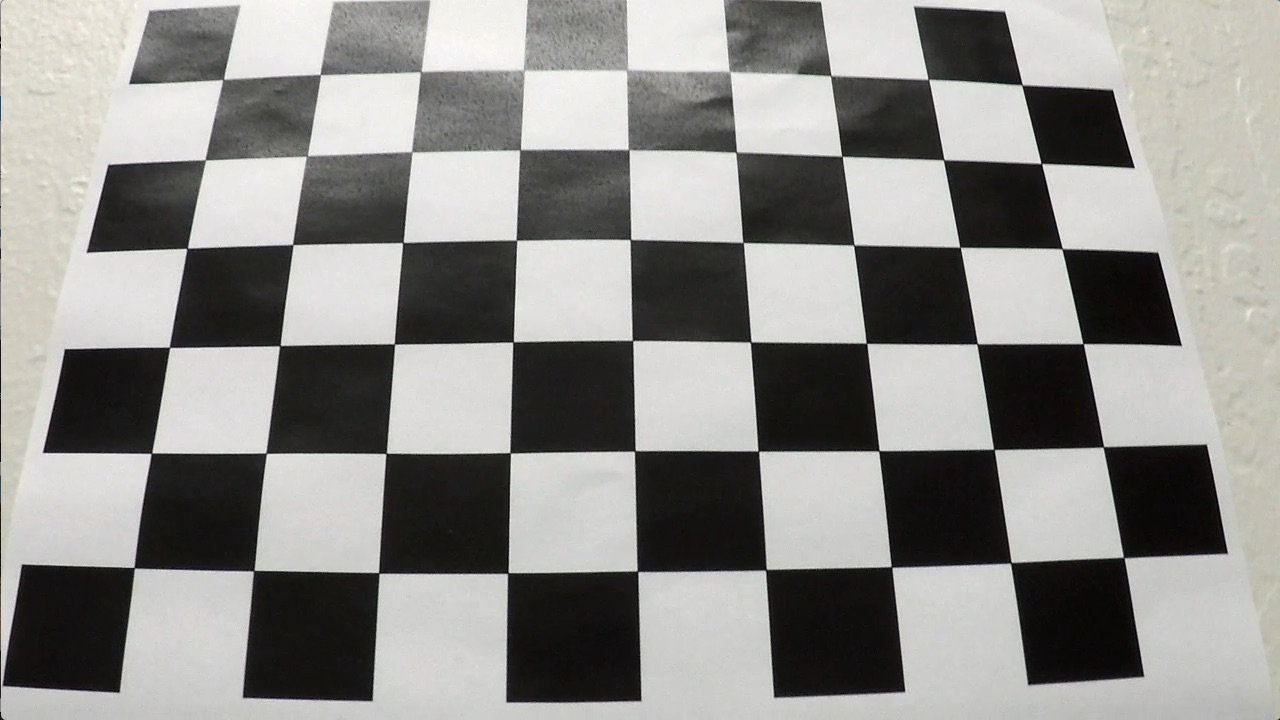
#> input picture camera_cal/calibration3.jpg, 1280 x 720 px; its folder holds 5 pictures in this run
$ jupyter execute --allow-errors 'Advanced Lane Detection.ipynb'   (shell and % lines are left out)   (older library calls are emulated)
#> lines starting #> are read from the running program, lines starting #| are printed output that depends on the picture; after the words box and inside, x2 and y2 are one past the last pixel; in counts of white or black regions, pixels touching at a corner belong together
#> further down, test_img is the input picture: shape (720, 1280, 3); mean R, G, B 141.8, 141, 138.1
# Advanced Lane Detection Algorithm

## Import Statements

[cell 1]
#Import all necessary libraries

import numpy as np
import cv2
import matplotlib.pyplot as plt
import matplotlib.image as mpimg
from matplotlib.patches import Polygon
from moviepy.editor import VideoFileClip
from IPython.display import HTML
import glob

## Camera Calibration

[cell 2]
#calculates camera matrix mtx and distortion coefficients dist.
#parameters: distorted image of chessboard, number of corners in x and y
#returns undistorted image of chessboard, mtx, dist
def cal_undistort(img, nx = 9 , ny = 6):

    #prepare vectors to store image and object points for calibration
#> called with nx = 9, ny = 6
    objpoints = []
    imgpoints = []

    objp = np.zeros((ny*nx,3), np.float32)
    objp[:,:2] = np.mgrid[0:nx, 0:ny].T.reshape(-1,2)

    fnames = glob.glob("camera_cal/calibration*.jpg")

    for fname in fnames:
        img = mpimg.imread(fname)
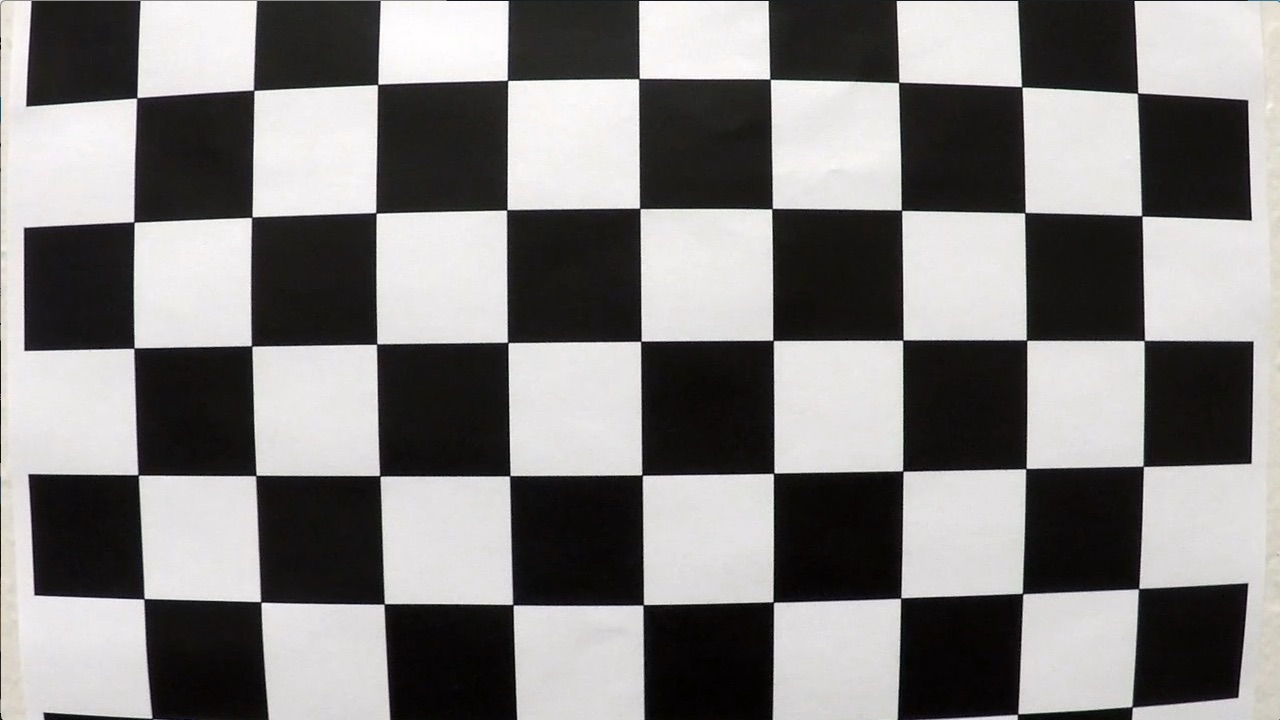
#> input picture camera_cal/calibration1.jpg, 1280 x 720 px
#> img is the input picture: shape (720, 1280, 3); mean R, G, B 130.1, 128.4, 127.8

        gray = cv2.cvtColor(img,cv2.COLOR_RGB2GRAY)

        #find corners in chessboard image
        ret, corners = cv2.findChessboardCorners(gray, (nx, ny), None)
#> ret = False; corners = None

        if ret:
            objpoints.append(objp)
            imgpoints.append(corners)

    #comoute mtx and dist
    ret, mtx, dist, rvecs, tvecs = cv2.calibrateCamera(objpoints, imgpoints, gray.shape[::-1], None, None)

    #undistort image
    undist = cv2.undistort(img, mtx, dist, None, mtx)


    return undist, mtx, dist

[cell 3]
#performs perspective transform on undistorted image and adds visualization of corners.
#paramteres: image, camera matrix, distortion coefficients, number of corners in x and y
#returns: unwarped and undistorted image, transformation matrix m
def corners_unwarp(img, mtx, dist, nx = 9, ny = 6):

    # undistort using mtx and dist
#> called with mtx = array of shape (3, 3), dist = array of shape (1, 5), nx = 9, ny = 6
    undist = cv2.undistort(img, mtx, dist, None, mtx)


    # convert to grayscale
    gray = cv2.cvtColor(undist,cv2.COLOR_RGB2GRAY)
    img_size = (gray.shape[1], gray.shape[0])

    # find the chessboard corners
    ret, corners = cv2.findChessboardCorners(gray, (nx, ny), None)

    #  draw chessboard corners and perform perspective transformation
    if ret == True:
        cv2.drawChessboardCorners(undist, (nx, ny), corners, ret)
#> undist: shape (720, 1280, 3); mean R, G, B 134.9, 135.2, 132.2
        src = np.float32([corners[0], corners[nx-1], corners[-1], corners[-nx]])
        dst = np.float32([[0+100,0+100], [img_size[0]-100, 100], [img_size[0]-100, img_size[1]-100], [100, img_size[1]-100]])
        M = cv2.getPerspectiveTransform(src, dst)
        warped = cv2.warpPerspective(undist, M, img_size, flags=cv2.INTER_LINEAR)

        result = warped


    return result, M

[cell 4]
# visualize camera calibration steps on chessboard image

test_img = mpimg.imread('camera_cal/calibration3.jpg')

undistorted, mtx, dist = cal_undistort(test_img)
top_down, perspective_M = corners_unwarp(test_img, mtx, dist )

#> (the rest of this cell did not finish here and is left out)

## Load Test Image

[cell 5]
# load in test image
road_img = mpimg.imread('test_images/straight_lines2.jpg')
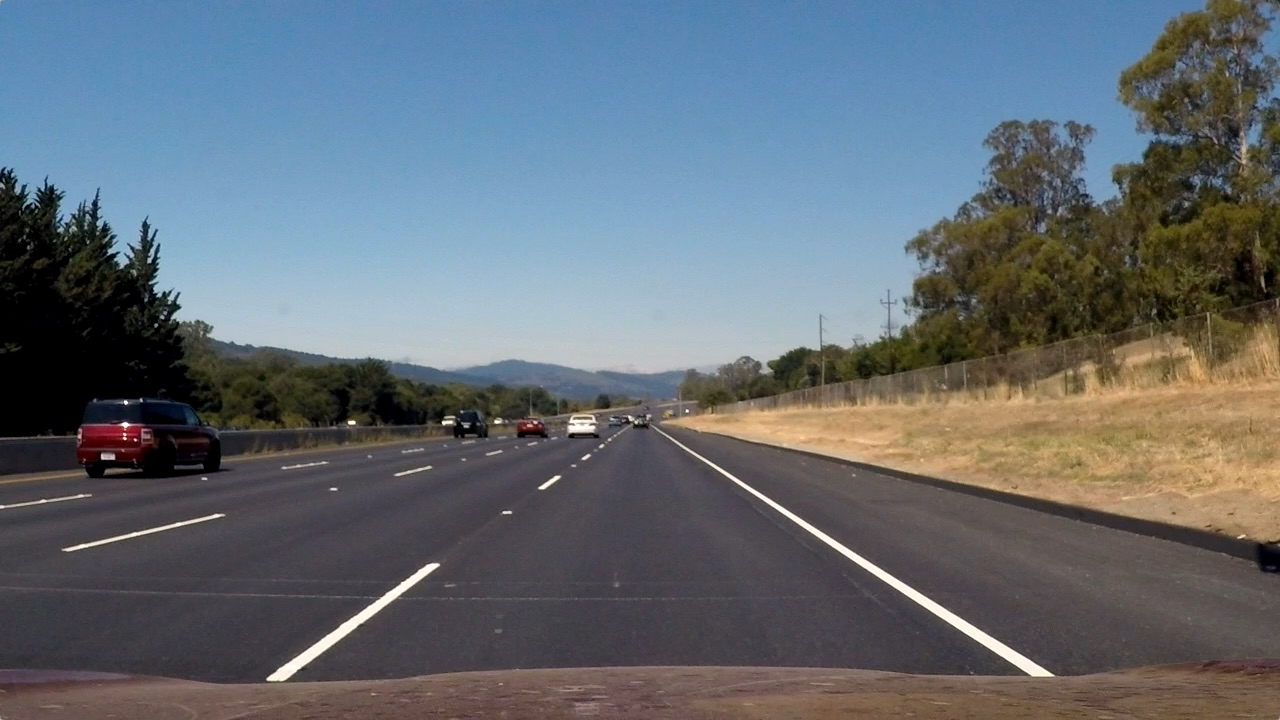
#> input picture test_images/straight_lines2.jpg, 1280 x 720 px
#> road_img is the input picture: shape (720, 1280, 3); mean R, G, B 99.4, 107.7, 115.1
road_gray = cv2.cvtColor(road_img,cv2.COLOR_RGB2GRAY)
img_size = (road_gray.shape[1], road_gray.shape[0])
plt.imshow(road_img)
#> (this line was passed over: IPython is not available in this run)

## Undistort Image

[cell 6]
# undistort image using mtx and dist
road_undist = cv2.undistort(road_img, mtx, dist, None, mtx)
plt.imshow(road_undist)
#> (this line was passed over: IPython is not available in this run)

## Perspective Tansformation

[cell 7]
#performs perspective transformation on road image. Transforms image of front facing camera into birds-eye-perspective.
#parameters: road image (front facing), source and destination points for transformation (hard coded)
#returns: warped image (birds-eye-view), Inverse Transformation Matrix Minv (needed later in code to transform back), src and dst
def perspectiveTransform(img, src = None, dst = None):
    img_size = (img.shape[1], img.shape[0])

    #Define Source and Destination vertices for perspective transformation
    if src is None:
        src = np.float32([[240, 700], [580, 460], [705, 460], [1085, 700]])
    if dst is None:
        dst = np.float32([[250, 700], [250, 0], [1000, 0], [1000, 700]])

    #Compute Transformation Matrix M
    M = cv2.getPerspectiveTransform(src, dst)

    #Compute Inverse-Transformation Matrix Minv
    Minv = cv2.getPerspectiveTransform(dst, src)

    #Apply Perspective Transformation
    warped = cv2.warpPerspective(img, M, img_size, flags=cv2.INTER_LINEAR)


    return warped, Minv, src, dst

[cell 8]
# visualize perspective transformation steps on road image
warped_img, Minv, src, dst = perspectiveTransform(road_undist, None, None)

#> (the rest of this cell did not finish here and is left out)

 ## Color and Gradient Thresholding

[cell 9]
#Applies S-channel(from HSV image), R-channel (from RGB image) and X-gradient thrsholding
#to warped road image in order to detect lane-lines
#parameters: warped road image, s, r and sx thresholds
#returns: binary and stacked color binary of thresholded, warped road image
def color_gradient_thresholding(img, s_thresh=(90, 255), sx_thresh=(20, 200), r_thresh=(190, 255)):

#> called with s_thresh = (90, 255), sx_thresh = (20, 200), r_thresh = (190, 255)
    img = np.copy(img)

    # seperate r channel
    r_channel = img[:,:,0]

    # convert to HLS color space and separate the V channel
    hls = cv2.cvtColor(img, cv2.COLOR_RGB2HLS)
#> hls: shape (720, 1280, 3); mean of channels 0, 1, 2 123.8, 81.2, 16
    l_channel = hls[:,:,1]
    s_channel = hls[:,:,2]

    # apply sobel x operator
    sobelx = cv2.Sobel(l_channel, cv2.CV_64F, 1, 0)
    abs_sobelx = np.absolute(sobelx)
    scaled_sobel = np.uint8(255*abs_sobelx/np.max(abs_sobelx))

    # threshold x gradient
    sxbinary = np.zeros_like(scaled_sobel)
    sxbinary[(scaled_sobel >= sx_thresh[0]) & (scaled_sobel <= sx_thresh[1])] = 1

    # threshold s channel
    s_binary = np.zeros_like(s_channel)
    s_binary[(s_channel >= s_thresh[0]) & (s_channel <= s_thresh[1])] = 1

    # threshold r channel
    r_binary = np.zeros_like(r_channel)
    r_binary[(r_channel >= r_thresh[0]) & (r_channel <= r_thresh[1])] = 1

    # stack all channels in color_binary
    color_binary = np.dstack((sxbinary, s_binary, r_binary)) * 255

    # combine thresholds in binary
    binary_warped = np.zeros_like(s_channel)
    binary_warped[((s_binary == 1) & (sxbinary == 1))
                     | ((sxbinary == 1) & (r_binary == 1))
                     | ((s_binary == 1) & (r_binary == 1))] = 1

    return color_binary, binary_warped

[cell 10]
color_binary, binary_warped = color_gradient_thresholding(warped_img)
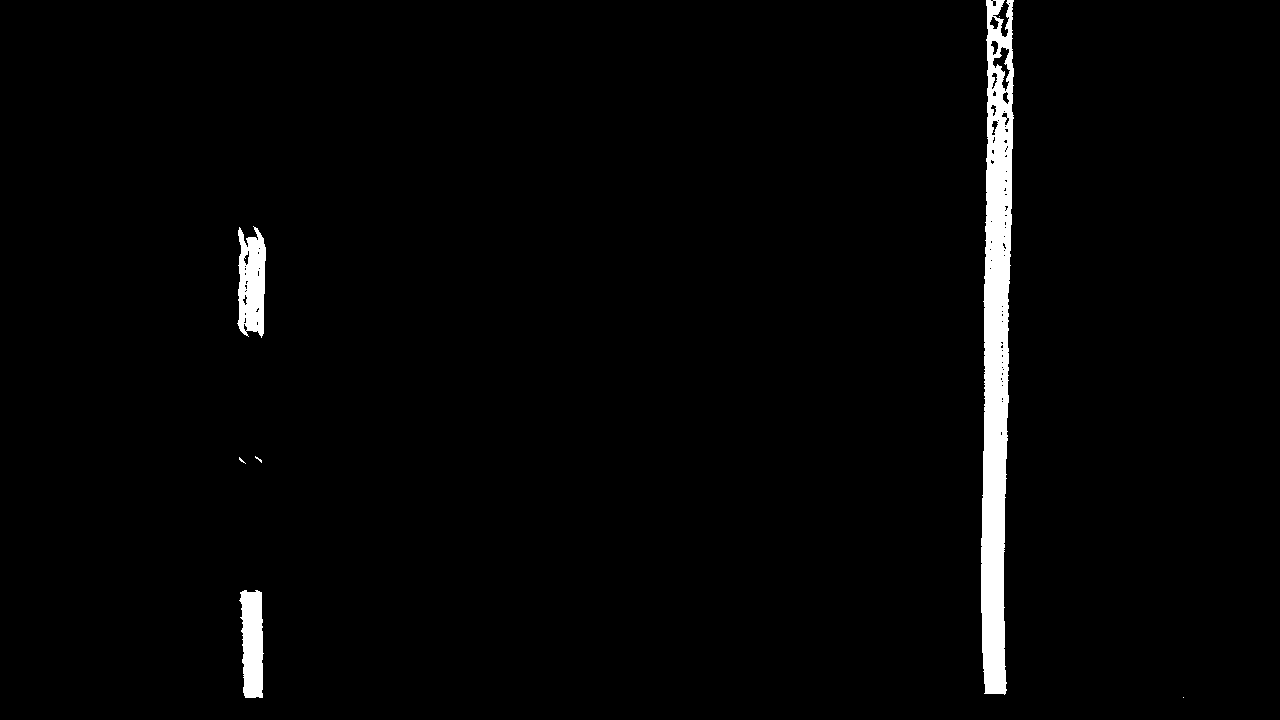
#> binary_warped: shape (720, 1280); values 0 (black) and 1 (white), 2.2% white; 7 white regions (4 under 20 px), largest, box (x1, y1, x2, y2) and area: (981, 0, 1014, 695) 15865, (237, 226, 266, 338) 2396, (239, 590, 264, 698) 2140
# Plot the result
#> (the rest of this cell did not finish here and is left out)

## Lane Fitting

[cell 11]
#Detects lane pixels in binary, warped road image by applying sliding window search
# and fits second order polynomial to lane pixels
#Parameters: binary, warped road image, return-flag (set true to return visualization output)
#Returns:Polynomial coefficients and points for left and right lane, (visualization image)
def find_lane_pixels(binary_warped, return_img = False):
    # Take a histogram of the bottom half of the image
#> called with return_img = True
    histogram = np.sum(binary_warped[binary_warped.shape[0]//2:,:], axis=0)
#> histogram = 1280 values, max 334 at index 985, min 0 at index 0, mean 7.71

    if return_img:
        # Create an output image to draw on and visualize the result
        out_img = np.dstack((binary_warped, binary_warped, binary_warped))

    # Find the peak of the left and right halves of the histogram
    # These will be the starting point for the left and right lines
    midpoint = np.int(histogram.shape[0]//2)
    leftx_base = np.argmax(histogram[:midpoint])
#> leftx_base = 245
    rightx_base = np.argmax(histogram[midpoint:]) + midpoint
#> rightx_base = 985

    # HYPERPARAMETERS
    # Choose the number of sliding windows
    nwindows = 9
    # Set the width of the windows +/- margin
    margin = 100
    # Set minimum number of pixels found to recenter window
    minpix = 50

    # Set height of windows - based on nwindows above and image shape
    window_height = np.int(binary_warped.shape[0]//nwindows)

    # Identify the x and y positions of all nonzero pixels in the image
    nonzero = binary_warped.nonzero()
#> nonzero = 20434 positions, rows 0 to 697, columns 237 to 1183
    nonzeroy = np.array(nonzero[0])
    nonzerox = np.array(nonzero[1])

    # Current positions to be updated later for each window in nwindows
    leftx_current = leftx_base
#> leftx_current = 245
    rightx_current = rightx_base
#> rightx_current = 985

    # Create empty lists to receive left and right lane pixel indices
    left_lane_inds = []
    right_lane_inds = []

    # Step through the windows one by one
    for window in range(nwindows):
        # Identify window boundaries in x and y (and right and left)
        win_y_low = binary_warped.shape[0] - (window+1)*window_height
        win_y_high = binary_warped.shape[0] - window*window_height
        # boundaries of the windows
        win_xleft_low = leftx_current - margin
        win_xleft_high = leftx_current + margin
        win_xright_low = rightx_current - margin
        win_xright_high = rightx_current + margin

        if return_img:
            # Draw the windows on the visualization image
            cv2.rectangle(out_img,(win_xleft_low,win_y_low),
            (win_xleft_high,win_y_high),(0,255,0), 2)
            cv2.rectangle(out_img,(win_xright_low,win_y_low),
            (win_xright_high,win_y_high),(0,255,0), 2)

        #Identify the nonzero pixels in x and y within the window
        good_left_inds = ((nonzeroy >= win_y_low) & (nonzeroy < win_y_high) &
        (nonzerox >= win_xleft_low) &  (nonzerox < win_xleft_high)).nonzero()[0]
        good_right_inds = ((nonzeroy >= win_y_low) & (nonzeroy < win_y_high) &
        (nonzerox >= win_xright_low) &  (nonzerox < win_xright_high)).nonzero()[0]

        # Append these indices to the lists
        left_lane_inds.append(good_left_inds)
        right_lane_inds.append(good_right_inds)

        #If found > minpix pixels, recenter next window on their mean position
        if (len(good_left_inds) > minpix):
            leftx_current = np.int(np.mean(nonzerox[good_left_inds]))
        if (len(good_right_inds) > minpix):
            rightx_current = np.int(np.mean(nonzerox[good_right_inds]))
#> this loop made 9 passes
#> (win_xleft_low, win_xleft_high, win_xright_low, win_xright_high, leftx_current, rightx_current) on passes 1, 2, 5, 6, 7: (145, 345, 885, 1085, 252, 993), (152, 352, 893, 1093, 251, 992), (151, 351, 894, 1094, 251, 995), (151, 351, 895, 1095, 251, 996), (151, 351, 896, 1096, 249, 998)
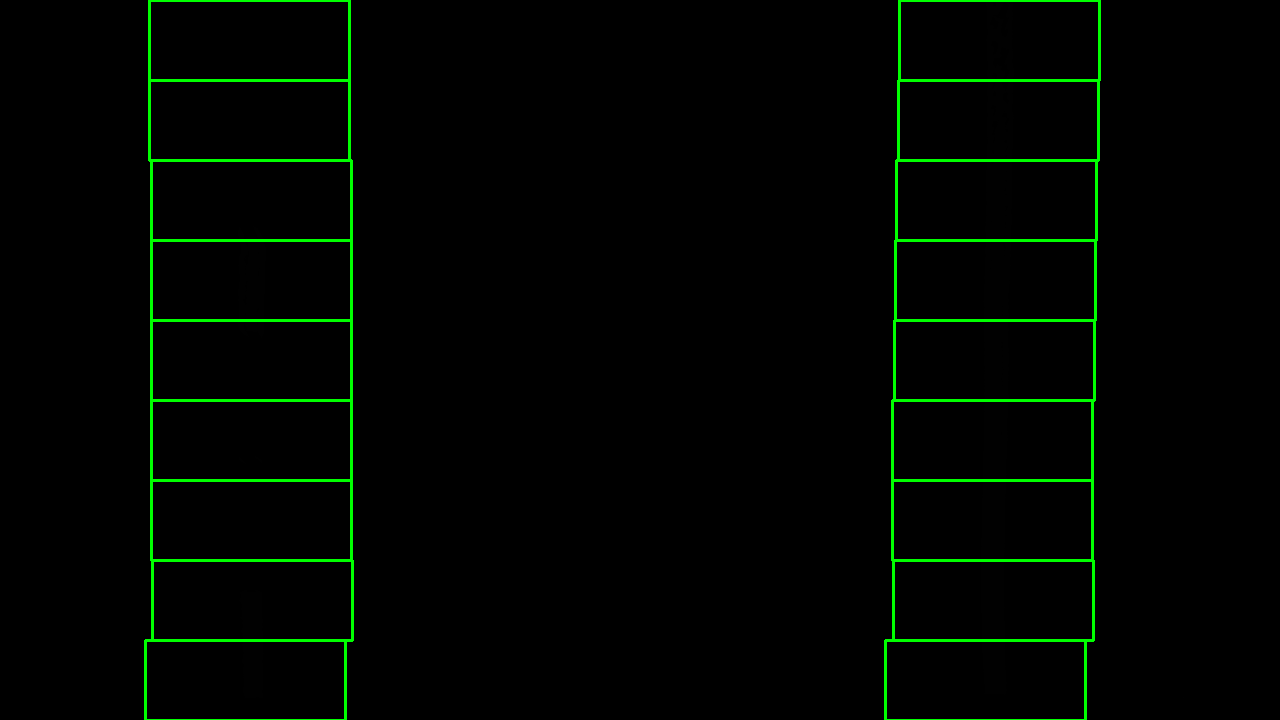
#> out_img: shape (720, 1280, 3); mean of channels 0, 1, 2 0, 5.4, 0; drawn as R, G, B
#> after the loop, left_lane_inds = 9 items; right_lane_inds = 9 items


    # Concatenate the arrays of indices
    left_lane_inds = np.concatenate(left_lane_inds)
#> left_lane_inds = 4567 values, max 20432 at index 1134, min 4890 at index 4423, mean 12566.6
#> (the rest of the program and of its run is left out)
